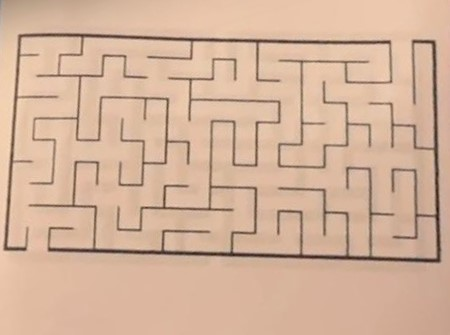
#> input picture vimaze/images/WhatsApp Image 2025-03-08 at 13.01.15_9dde4c3c.jpg, 450 x 335 px
$ python -i 'maze_image_processor(last ai).py'   (imports and definitions only)
#> lines starting #> are read from the running program, lines starting #| are printed output that depends on the picture; after the words box and inside, x2 and y2 are one past the last pixel; in counts of white or black regions, pixels touching at a corner belong together
### vimaze/ds/graph.py
class Node:
    def __init__(self, position: tuple[int, int]):
        self.position = position
        self.neighbors: list['Node'] = []
        self.name = _get_node_name((position[0], position[1]))

    def add_neighbour(self, neighbour: 'Node'):
        self.neighbors.append(neighbour)

    # [5 lines left out: function is_neighbour, not called in this run]


class Graph:
    def __init__(self, node_positions: list[tuple[int, int]] = None):
        self.nodes = {}

        if node_positions is None:
            self.node_count = 0
            return

        self.node_count = len(node_positions)

        for node_pos in node_positions:
            new_node = Node(node_pos)
            self.nodes[new_node.name] = new_node

    def add_node(self, node_pos: tuple[int, int]):
        new_node = Node(node_pos)
        self.nodes[new_node.name] = new_node
        self.node_count += 1

    def connect_nodes(self, node_u_pos: tuple[int, int], node_v_pos: tuple[int, int]):
        node_u_name = _get_node_name(node_u_pos)
        node_v_name = _get_node_name(node_v_pos)

        self.nodes[node_u_name].add_neighbour(self.nodes[node_v_name])
        self.nodes[node_v_name].add_neighbour(self.nodes[node_u_name])

    def get_neighbors(self, node_pos: tuple[int, int]):
        node_name = _get_node_name(node_pos)
        return self.nodes[node_name].neighbors

    def get_node(self, node_pos: tuple[int, int]):
        node_name = _get_node_name(node_pos)
        return self.nodes[node_name]

    def display(self):
        for node in self.nodes.values():
            logging.debug(f"{node.name}: {[neighbor.name for neighbor in node.neighbors]}")

    @staticmethod
    def get_node_name(pos: tuple[int, int]):
        return _get_node_name(pos)


def _get_node_name(pos: tuple[int, int]):
    return f"{pos[0]},{pos[1]}"

### vimaze/old_maze_image_processor_backup_folder/maze_image_processor(last ai).py
import cv2
import numpy as np
import os
from typing import TYPE_CHECKING, Tuple, List, Set, Dict, Optional
import logging
from collections import Counter

if TYPE_CHECKING:
    from vimaze.ds.graph import Graph
    from vimaze.timer import Timer

class MazeImageProcessor:
    """
    Improved maze image processor that accurately detects the cell grid
    and represents walls as edges between cells.
    """

    def __init__(self, timer: Optional['Timer'] = None):
        """
        Initialize the MazeImageProcessor.

        Args:
            timer: Timer object for performance measurement
        """
        self.timer = timer
        self.debug_mode = False

        # Processing parameters
        self.wall_threshold = 127    # Threshold for wall detection (0-255)
        self.invert_binary = False   # Whether to invert the binary image

    def process_image(self, image_path: str) -> Tuple['Graph', int, int]:
        """
        Process a maze image and return a Graph representation along with dimensions.
        """
        from vimaze.ds.graph import Graph

        if self.timer:
            self.timer.start('processing', 'image')

        # Create debug directory if needed
        if self.debug_mode and not os.path.exists("debug"):
            os.makedirs("debug")

        # Step 1: Load and preprocess the image
        logging.debug(f"Loading image: {image_path}")
        image = cv2.imread(image_path)
#> image is the input picture: shape (335, 450, 3); mean B, G, R 155, 178.5, 211.9
        if image is None:
            raise ValueError(f"Failed to load image from {image_path}")

        if self.debug_mode:
            cv2.imwrite("debug/01_original.png", image)

        # Step 2: Convert to grayscale and apply thresholding
        gray = cv2.cvtColor(image, cv2.COLOR_BGR2GRAY)
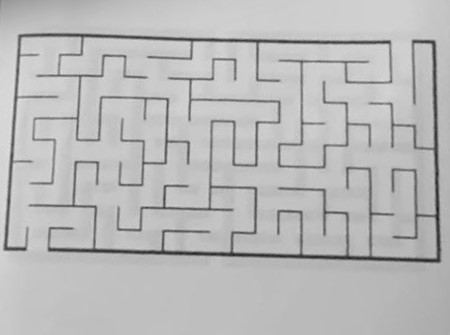
#> gray: shape (335, 450); min 24, max 224, mean 185.8

        # Apply Gaussian blur to reduce noise and help with wall continuity
        gray_blurred = cv2.GaussianBlur(gray, (5, 5), 0)

        if self.debug_mode:
            cv2.imwrite("debug/02a_grayscale_blurred.png", gray_blurred)

        # Apply adaptive thresholding instead of simple threshold
        binary = cv2.adaptiveThreshold(gray_blurred, 255,
                                    cv2.ADAPTIVE_THRESH_GAUSSIAN_C,
                                    cv2.THRESH_BINARY, 11, 2)
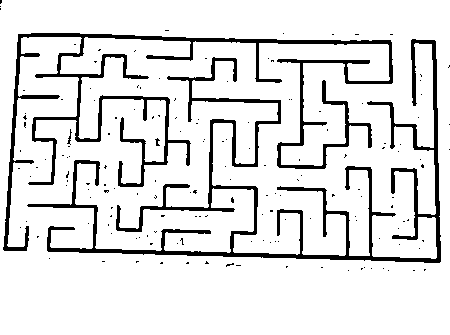
#> binary: shape (335, 450); 88.6% white; 159 black regions (155 under 20 px), largest, box (x1, y1, x2, y2) and area: (27, 39, 441, 263) 8980, (3, 33, 393, 251) 7725, (67, 129, 72, 145) 27, (155, 138, 160, 146) 22

        # Invert if needed (walls should be black, paths white)
        if self.invert_binary:
            binary = cv2.bitwise_not(binary)

        if self.debug_mode:
            cv2.imwrite("debug/02_binary_adaptive.png", binary)

        # Apply morphological operations to strengthen walls (REVERTED ORDER: Close THEN Dilate)
        kernel_close = np.ones((3, 3), np.uint8)
        kernel_dilate = np.ones((2, 2), np.uint8)  # Dilation kernel size (2, 2)

        binary = cv2.morphologyEx(binary, cv2.MORPH_CLOSE, kernel_close)  # Close small gaps in walls (FIRST)
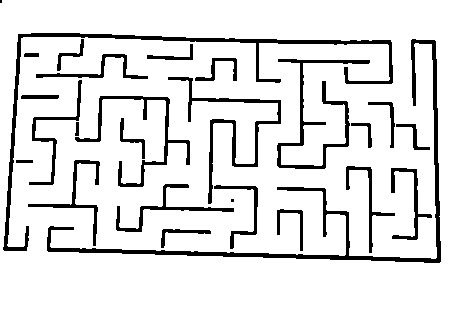
#> binary: shape (335, 450); 89.1% white; 27 black regions (2 under 20 px), largest, box (x1, y1, x2, y2) and area: (47, 39, 441, 263) 3502, (3, 33, 393, 251) 2911, (277, 59, 370, 169) 1404
        binary = cv2.dilate(binary, kernel_dilate, iterations=1) # Dilate walls (SECOND)
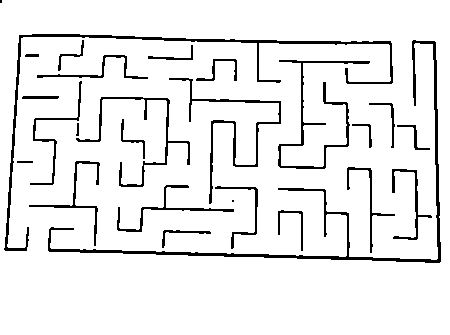
#> binary: shape (335, 450); 92.4% white; 27 black regions (2 under 20 px), largest, box (x1, y1, x2, y2) and area: (48, 40, 441, 263) 2565, (4, 34, 393, 251) 2082, (278, 60, 370, 169) 967

        if self.debug_mode:
            cv2.imwrite("debug/02c_binary_morphology_enhanced_reverted_order.png", binary) # Changed debug image name

        # Step 3: Extract maze area and remove border
        maze_binary, border_removed = self._extract_maze_and_remove_border(binary)

        if self.debug_mode:
            cv2.imwrite("debug/03_maze_area.png", maze_binary)
            if border_removed is not None:
                cv2.imwrite("debug/03b_border_removed.png", border_removed)

        # Step 4: Detect grid parameters (cell size and alignment)
        cell_size, offset_x, offset_y, rows, cols = self._detect_grid_parameters(maze_binary)

        logging.debug(f"Detected grid: cell_size={cell_size}, offset=({offset_x}, {offset_y}), size={rows}x{cols}")

        if self.debug_mode:
            grid_viz = cv2.cvtColor(maze_binary.copy(), cv2.COLOR_GRAY2BGR)

            # Draw detected grid
            for r in range(rows + 1):
                y = offset_y + r * cell_size
                cv2.line(grid_viz, (0, y), (grid_viz.shape[1], y), (0, 255, 0), 1) # Use grid_viz.shape[1] for width

            for c in range(cols + 1):
                x = offset_x + c * cell_size
                cv2.line(grid_viz, (x, 0), (x, grid_viz.shape[0]), (0, 255, 0), 1) # Use grid_viz.shape[0] for height

            cv2.imwrite("debug/04_grid_detection.png", grid_viz)

        # Step 5: Detect walls between cells
        wall_edges = self._detect_wall_edges(maze_binary, rows, cols, cell_size, offset_x, offset_y)

        if self.debug_mode:
            wall_viz = cv2.cvtColor(maze_binary.copy(), cv2.COLOR_GRAY2BGR)

            # Draw cell centers and walls
            for r in range(rows):
                for c in range(cols):
                    # Cell center
                    cy = offset_y + r * cell_size + cell_size // 2
                    cx = offset_x + c * cell_size + cell_size // 2

                    # Draw cell center
                    cv2.circle(wall_viz, (cx, cy), 2, (0, 0, 255), -1)

                    # Draw connections or walls
                    directions = [
                        ((r-1, c), 0, -cell_size // 2),   # North
                        ((r, c+1), cell_size // 2, 0),    # East
                        ((r+1, c), 0, cell_size // 2),    # South
                        ((r, c-1), -cell_size // 2, 0)    # West
                    ]

                    for (nr, nc), dx, dy in directions:
                        if 0 <= nr < rows and 0 <= nc < cols:
                            # Wall or path?
                            if ((r, c), (nr, nc)) in wall_edges:
                                # Wall - red line
                                cv2.line(wall_viz, (cx, cy), (cx + dx, cy + dy), (0, 0, 255), 2)
                            else:
                                # Path - green line
                                cv2.line(wall_viz, (cx, cy), (cx + dx, cy + dy), (0, 255, 0), 1)

            cv2.imwrite("debug/05_wall_detection.png", wall_viz)

        # Step 6: Create graph representation
        graph = self._create_graph_with_walls(rows, cols, wall_edges)

        if self.debug_mode:
            self._visualize_maze_graph(graph, rows, cols, wall_edges)

        if self.timer:
            self.timer.stop()

        logging.debug(f"Maze processed successfully: {rows}x{cols} cells")

        return graph, rows, cols

    def _extract_maze_and_remove_border(self, binary: np.ndarray) -> Tuple[np.ndarray, Optional[np.ndarray]]:
        """
        Extract the maze area using connected components. Simplified version.

        Args:
            binary: Binary image (white paths, black walls)

        Returns:
            Tuple of (processed maze binary image, border removed image or None)
        """
        height, width = binary.shape

        # Debug visualization
        debug_img = binary.copy() if self.debug_mode else None

        # STEP 1: Analysis phase - understand the image characteristics (keep this for potential threshold adjustments)
        is_inverted, wall_threshold, path_threshold = self._analyze_image_characteristics(binary)

        # If maze has white walls and black paths, invert for processing
        working_binary = cv2.bitwise_not(binary) if is_inverted else binary.copy()

        # STEP 2: Find the main maze component using Connected Components
        maze_rect = self._find_maze_by_connected_components_simplified(working_binary) # Using simplified CC method
        method_used = "ConnectedComponentSimplified"

        if maze_rect is None:
            logging.warning("Failed to detect maze region using connected components, using full image as fallback.")
            return binary, None # Or maybe return binary, binary to keep original as "border_removed" for debug?
            # Fallback to full image - but we should investigate why CC failed if this happens often.
            maze_rect = (0, 0, width, height) # Use full image rect

        x, y, w, h = maze_rect

        # Debug visualization
        if self.debug_mode and debug_img is not None:
            debug_img = cv2.cvtColor(debug_img, cv2.COLOR_GRAY2BGR)
            # Draw detected region
            cv2.rectangle(debug_img, (x, y), (x+w, y+h), (0, 0, 255), 2)
            # Add text showing detection method
            cv2.putText(debug_img, f"Method: {method_used}", (10, 30),
                    cv2.FONT_HERSHEY_SIMPLEX, 0.7, (0, 0, 255), 2)
            cv2.imwrite("debug/03c_maze_detection_simplified_cc.png", debug_img) # Different debug name

        # Crop the image - No margins or border refinement for now.
        maze_binary = binary[y:y+h, x:x+w].copy()

        return maze_binary, None # border_removed is None for now as we skip border refinement

    def _analyze_image_characteristics(self, binary: np.ndarray) -> Tuple[bool, int, int]:
        """
        Analyze image to determine if it's inverted and appropriate thresholds.

        Args:
            binary: Binary image

        Returns:
            Tuple of (is_inverted, wall_threshold, path_threshold)
        """
        # Calculate histogram
        hist = cv2.calcHist([binary], [0], None, [256], [0, 256])
#> hist = 256 values, max 139238 at index 255, min 0 at index 1, mean 588.9
#> (the rest of the program and of its run is left out)
